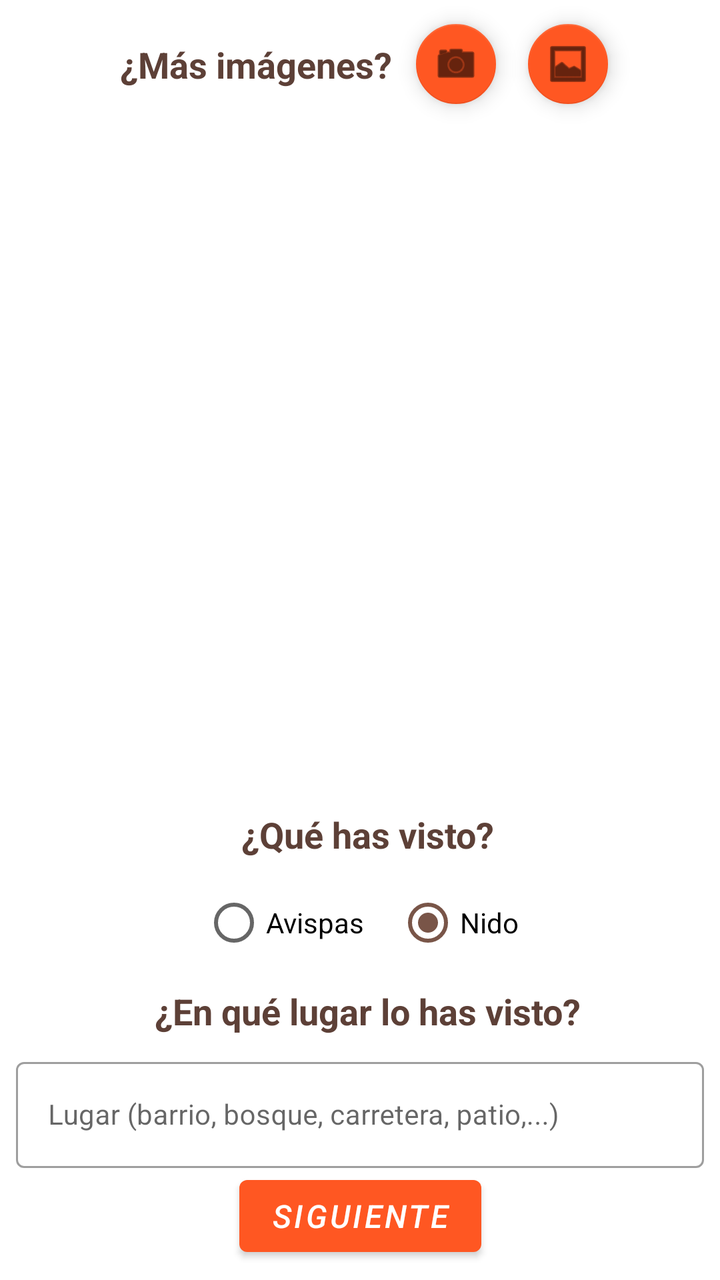
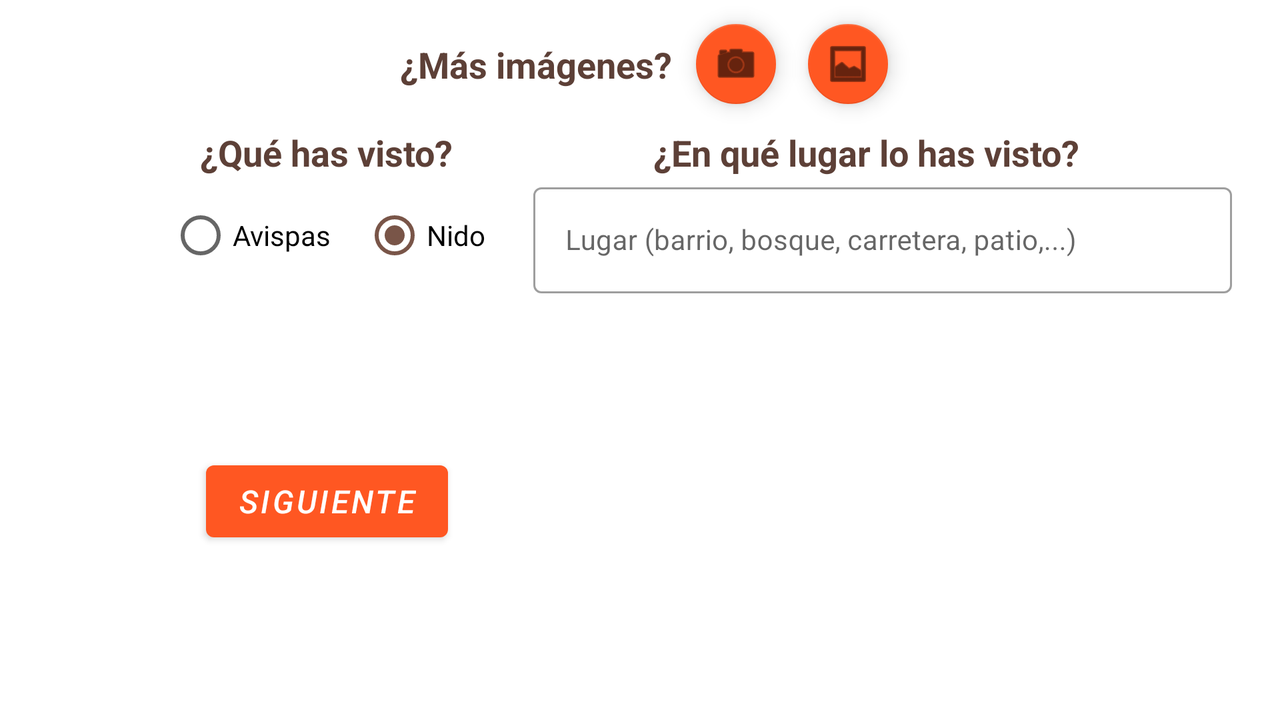

First picture: res/layout/ on a phone held upright. Second picture: the repository's own variant of that layout, on a device whose configuration matches the variant's folder. Source for both follows.
<!-- AndroidManifest.xml: application theme AppTheme -->
<!-- res/layout/fragment_add_photos.xml -->
<?xml version="1.0" encoding="utf-8"?>
<androidx.constraintlayout.widget.ConstraintLayout xmlns:android="http://schemas.android.com/apk/res/android"
    xmlns:app="http://schemas.android.com/apk/res-auto"
    xmlns:tools="http://schemas.android.com/tools"
    android:id="@+id/constraintAddPhotos"
    android:layout_width="match_parent"
    android:layout_height="match_parent"
    tools:context=".fragments.AddPhotosFragment">

    <TextView
        android:id="@+id/tvLabelMoreImages"
        android:layout_width="wrap_content"
        android:layout_height="wrap_content"
        android:layout_marginStart="8dp"
        android:layout_marginLeft="8dp"
        android:text="@string/labelMoreImages"
        android:textColor="@color/colorAccentDark"
        android:textSize="@dimen/text_size_titles_add_sighting"
        android:textStyle="bold"
        app:layout_constraintBottom_toBottomOf="@+id/fab_camera_add_photo_fragment"
        app:layout_constraintEnd_toStartOf="@+id/fab_camera_add_photo_fragment"
        app:layout_constraintHorizontal_bias="0.5"
        app:layout_constraintHorizontal_chainStyle="packed"
        app:layout_constraintStart_toStartOf="parent"
        app:layout_constraintTop_toTopOf="@+id/fab_camera_add_photo_fragment" />

    <com.google.android.material.floatingactionbutton.FloatingActionButton
        android:id="@+id/fab_camera_add_photo_fragment"
        android:layout_width="wrap_content"
        android:layout_height="wrap_content"
        android:layout_marginStart="8dp"
        android:layout_marginLeft="8dp"
        android:layout_marginTop="8dp"
        android:src="@android:drawable/ic_menu_camera"
        app:backgroundTint="@color/colorPrimary"
        app:fabSize="mini"
        app:layout_constraintEnd_toStartOf="@+id/fab_gallery_add_photo_fragment"
        app:layout_constraintHorizontal_bias="0.5"
        app:layout_constraintStart_toEndOf="@+id/tvLabelMoreImages"
        app:layout_constraintTop_toTopOf="parent" />

    <com.google.android.material.floatingactionbutton.FloatingActionButton
        android:id="@+id/fab_gallery_add_photo_fragment"
        android:layout_width="wrap_content"
        android:layout_height="wrap_content"
        android:layout_marginStart="8dp"
        android:layout_marginLeft="8dp"
        android:layout_marginTop="8dp"
        android:src="@android:drawable/ic_menu_gallery"
        app:backgroundTint="@color/colorPrimary"
        app:fabSize="mini"
        app:layout_constraintEnd_toEndOf="parent"
        app:layout_constraintHorizontal_bias="0.5"
        app:layout_constraintStart_toEndOf="@+id/fab_camera_add_photo_fragment"
        app:layout_constraintTop_toTopOf="parent" />

    <androidx.recyclerview.widget.RecyclerView
        android:id="@+id/rvPhotoGrid"
        android:layout_width="0dp"
        android:layout_height="0dp"
        android:layout_marginStart="8dp"
        android:layout_marginLeft="8dp"
        android:layout_marginTop="8dp"
        android:layout_marginEnd="8dp"
        android:layout_marginRight="8dp"
        app:layout_constraintBottom_toTopOf="@id/tvLabelWhatYouSeen"
        app:layout_constraintEnd_toEndOf="parent"
        app:layout_constraintStart_toStartOf="parent"
        app:layout_constraintTop_toBottomOf="@+id/fab_camera_add_photo_fragment"
        tools:listitem="@layout/item_recyclerview_photos" />

    <TextView
        android:id="@+id/tvLabelWhatYouSeen"
        android:layout_width="wrap_content"
        android:layout_height="wrap_content"
        android:layout_marginStart="8dp"
        android:layout_marginLeft="8dp"
        android:layout_marginBottom="8dp"
        android:text="@string/labelWhatYouSeen"
        android:textColor="@color/colorAccentDark"
        android:textStyle="bold"
        android:textSize="@dimen/text_size_titles_add_sighting"
        app:layout_constraintBottom_toTopOf="@+id/rgWhatYouSeen"
        app:layout_constraintEnd_toEndOf="parent"
        app:layout_constraintLeft_toLeftOf="parent"
        app:layout_constraintRight_toRightOf="parent"
        app:layout_constraintStart_toStartOf="parent" />

    <RadioGroup
        android:id="@+id/rgWhatYouSeen"
        android:layout_width="wrap_content"
        android:layout_height="wrap_content"
        android:layout_marginBottom="8dp"
        android:orientation="horizontal"
        app:layout_constraintBottom_toTopOf="@id/tvLabelPlaceSeen"
        app:layout_constraintEnd_toEndOf="parent"
        app:layout_constraintStart_toStartOf="parent">

        <RadioButton
            android:id="@+id/rbWasp"
            android:layout_width="match_parent"
            android:layout_height="wrap_content"
            android:layout_weight="1"
            android:layout_marginEnd="16dp"
            android:layout_marginRight="16dp"
            android:textSize="@dimen/text_size_texts_add_sighting"
            android:text="@string/wasps" />

        <RadioButton
            android:id="@+id/rbNest"
            android:checked="true"
            android:layout_width="match_parent"
            android:layout_height="wrap_content"
            android:layout_weight="1"
            android:textSize="@dimen/text_size_texts_add_sighting"
            android:text="@string/nests" />
    </RadioGroup>

    <TextView
        android:id="@+id/tvLabelPlaceSeen"
        android:layout_width="wrap_content"
        android:layout_height="wrap_content"
        android:layout_marginStart="8dp"
        android:layout_marginLeft="8dp"
        android:layout_marginBottom="8dp"
        android:text="@string/labelPlaceSeenNest"
        android:textColor="@color/colorAccentDark"
        android:textSize="@dimen/text_size_titles_add_sighting"
        android:textStyle="bold"
        app:layout_constraintBottom_toTopOf="@+id/layoutPlaceAddPhotosFragment"
        app:layout_constraintEnd_toEndOf="parent"
        app:layout_constraintLeft_toLeftOf="parent"
        app:layout_constraintRight_toRightOf="parent"
        app:layout_constraintStart_toStartOf="parent" />
    <com.google.android.material.textfield.TextInputLayout
        android:id="@+id/layoutPlaceAddPhotosFragment"
        style="@style/Widget.MaterialComponents.TextInputLayout.OutlinedBox"
        android:layout_width="0dp"
        android:layout_height="wrap_content"
        android:layout_marginStart="8dp"
        android:layout_marginLeft="8dp"
        android:layout_marginTop="8dp"
        android:layout_marginEnd="8dp"
        android:layout_marginRight="8dp"
        android:minHeight="?android:attr/actionBarSize"
        android:transitionGroup="true"
        app:layout_constraintBottom_toTopOf="@+id/btNextAddPhotosFragment"
        app:layout_constraintEnd_toEndOf="parent"
        app:layout_constraintStart_toStartOf="parent">

        <com.google.android.material.textfield.TextInputEditText
            android:id="@+id/etPlaceAddPhotos"
            android:layout_width="match_parent"
            android:layout_height="wrap_content"
            android:hint="@string/place"
            android:imeOptions="actionDone"
            android:inputType="textCapSentences"
            android:textSize="@dimen/text_size_texts_add_sighting" />

    </com.google.android.material.textfield.TextInputLayout>

    <com.google.android.material.button.MaterialButton
        android:id="@+id/btNextAddPhotosFragment"
        android:layout_width="wrap_content"
        android:layout_height="wrap_content"
        android:layout_marginStart="16dp"
        android:layout_marginLeft="16dp"
        android:layout_marginEnd="16dp"
        android:layout_marginRight="16dp"
        android:layout_marginBottom="8dp"
        android:text="@string/labelBtNext"
        android:textSize="@dimen/text_size_buttons_add_sighting"
        android:textStyle="italic"
        app:layout_constraintBottom_toBottomOf="parent"
        app:layout_constraintEnd_toEndOf="parent"
        app:layout_constraintHorizontal_bias="0.5"
        app:layout_constraintStart_toStartOf="parent" />
</androidx.constraintlayout.widget.ConstraintLayout>
<!-- res/layout/item_recyclerview_photos.xml (included above) -->
<?xml version="1.0" encoding="utf-8"?>
<FrameLayout xmlns:android="http://schemas.android.com/apk/res/android"
    xmlns:app="http://schemas.android.com/apk/res-auto"
    android:id="@+id/flContainerPhoto"
    android:layout_width="@dimen/width_height_each_photo"
    android:layout_height="@dimen/width_height_each_photo"
    android:paddingLeft="@dimen/padding_photos_recyclerview"
    android:paddingRight="@dimen/padding_photos_recyclerview"
    android:paddingBottom="@dimen/padding_photos_recyclerview">

    <ImageView
        android:id="@+id/ivPhoto"
        android:layout_width="match_parent"
        android:layout_height="match_parent"
        android:adjustViewBounds="true"
        android:scaleType="fitXY"
        app:srcCompat="@color/colorAccentLight" />

    <com.google.android.material.floatingactionbutton.FloatingActionButton
        android:id="@+id/fab_delete_photo"
        android:layout_width="wrap_content"
        android:layout_height="wrap_content"
        android:layout_gravity="end"
        android:clickable="true"
        app:backgroundTint="@color/colorAccent"
        app:fabSize="mini"
        app:srcCompat="@android:drawable/ic_menu_delete" />
</FrameLayout>
<!-- resources referenced by this layout -->
<resources>
  <color name="colorAccent">#795548</color>
  <color name="colorAccentDark">#5D4037</color>
  <color name="colorAccentLight">#D9BBB2</color>
  <color name="colorPrimary">#FF5722</color>
  <dimen name="padding_photos_recyclerview">12dp</dimen>
  <dimen name="text_size_buttons_add_sighting">16sp</dimen>
  <dimen name="text_size_texts_add_sighting">14sp</dimen>
  <dimen name="text_size_titles_add_sighting">18sp</dimen>
  <dimen name="width_height_each_photo">130dp</dimen>
  <string name="labelBtNext">Siguiente</string>
  <string name="labelMoreImages">¿Más imágenes?</string>
  <string name="labelPlaceSeenNest">¿En qué lugar lo has visto?</string>
  <string name="labelWhatYouSeen">¿Qué has visto?</string>
  <string name="nests">Nido</string>
  <string name="place">Lugar (barrio, bosque, carretera, patio,...)</string>
  <string name="wasps">Avispas</string>
  <style name="AppTheme" parent="Theme.MaterialComponents.Light.NoActionBar">
          
          <item name="colorPrimary">@color/colorPrimary</item>
          <item name="colorPrimaryDark">@color/colorPrimaryDark</item>
          <item name="colorAccent">@color/colorAccent</item>
  
          
          <item name="android:itemBackground">@color/colorAccent</item>
  
  
  
      </style>
  <color name="colorPrimaryDark">#E64A19</color>
</resources>
<!-- res/layout-land/fragment_add_photos.xml (the author's variant of the layout above) -->
<!-- drawn on the phone turned sideways -->
<?xml version="1.0" encoding="utf-8"?>
<androidx.constraintlayout.widget.ConstraintLayout xmlns:android="http://schemas.android.com/apk/res/android"
    xmlns:app="http://schemas.android.com/apk/res-auto"
    xmlns:tools="http://schemas.android.com/tools"
    android:id="@+id/constraintAddPhotos"
    android:layout_width="match_parent"
    android:layout_height="match_parent"
    tools:context=".fragments.AddPhotosFragment">

    <TextView
        android:id="@+id/tvLabelMoreImages"
        android:layout_width="wrap_content"
        android:layout_height="wrap_content"
        android:layout_marginStart="8dp"
        android:layout_marginLeft="8dp"
        android:text="@string/labelMoreImages"
        android:textColor="@color/colorAccentDark"
        android:textSize="@dimen/text_size_titles_add_sighting"
        android:textStyle="bold"
        app:layout_constraintBottom_toBottomOf="@+id/fab_camera_add_photo_fragment"
        app:layout_constraintEnd_toStartOf="@+id/fab_camera_add_photo_fragment"
        app:layout_constraintHorizontal_bias="0.5"
        app:layout_constraintHorizontal_chainStyle="packed"
        app:layout_constraintStart_toStartOf="parent"
        app:layout_constraintTop_toTopOf="@+id/fab_camera_add_photo_fragment" />

    <com.google.android.material.floatingactionbutton.FloatingActionButton
        android:id="@+id/fab_camera_add_photo_fragment"
        android:layout_width="wrap_content"
        android:layout_height="wrap_content"
        android:layout_marginStart="8dp"
        android:layout_marginLeft="8dp"
        android:src="@android:drawable/ic_menu_camera"
        app:backgroundTint="@color/colorPrimary"
        app:fabSize="mini"
        app:layout_constraintEnd_toStartOf="@+id/fab_gallery_add_photo_fragment"
        app:layout_constraintHorizontal_bias="0.5"
        app:layout_constraintBottom_toBottomOf="@id/fab_gallery_add_photo_fragment"
        app:layout_constraintStart_toEndOf="@+id/tvLabelMoreImages"
        app:layout_constraintTop_toTopOf="@id/fab_gallery_add_photo_fragment" />

    <com.google.android.material.floatingactionbutton.FloatingActionButton
        android:id="@+id/fab_gallery_add_photo_fragment"
        android:layout_width="wrap_content"
        android:layout_height="wrap_content"
        android:layout_marginStart="8dp"
        android:layout_marginLeft="8dp"
        android:layout_marginTop="8dp"
        android:src="@android:drawable/ic_menu_gallery"
        app:backgroundTint="@color/colorPrimary"
        app:fabSize="mini"
        app:layout_constraintEnd_toEndOf="parent"
        app:layout_constraintHorizontal_bias="0.5"
        app:layout_constraintStart_toEndOf="@+id/fab_camera_add_photo_fragment"
        app:layout_constraintTop_toTopOf="parent" />

    <androidx.recyclerview.widget.RecyclerView
        android:id="@+id/rvPhotoGrid"
        android:layout_width="0dp"
        android:layout_height="wrap_content"
        android:layout_marginStart="8dp"
        android:layout_marginLeft="8dp"
        android:layout_marginTop="8dp"
        android:layout_marginEnd="8dp"
        android:layout_marginRight="8dp"
        app:layout_constraintEnd_toEndOf="parent"
        app:layout_constraintStart_toStartOf="parent"
        app:layout_constraintTop_toBottomOf="@+id/fab_camera_add_photo_fragment"
        tools:listitem="@layout/item_recyclerview_photos" />

    <TextView
        android:id="@+id/tvLabelWhatYouSeen"
        android:layout_width="wrap_content"
        android:layout_height="wrap_content"
        android:text="@string/labelWhatYouSeen"
        android:textColor="@color/colorAccentDark"
        android:textSize="@dimen/text_size_titles_add_sighting"
        android:textStyle="bold"
        app:layout_constraintEnd_toStartOf="@id/tvLabelPlaceSeen"
        app:layout_constraintLeft_toLeftOf="parent"
        app:layout_constraintRight_toLeftOf="@id/tvLabelPlaceSeen"
        app:layout_constraintStart_toStartOf="parent"
        app:layout_constraintTop_toBottomOf="@+id/rvPhotoGrid" />

    <RadioGroup
        android:id="@+id/rgWhatYouSeen"
        android:layout_width="wrap_content"
        android:layout_height="wrap_content"
        android:gravity="center_horizontal"
        android:orientation="horizontal"
       app:layout_constraintEnd_toStartOf="@id/tvLabelPlaceSeen"
        app:layout_constraintStart_toStartOf="parent"
        app:layout_constraintBottom_toBottomOf="@id/layoutPlaceAddPhotosFragment"
        app:layout_constraintTop_toTopOf="@+id/layoutPlaceAddPhotosFragment">

        <RadioButton
            android:id="@+id/rbWasp"
            android:layout_width="match_parent"
            android:layout_height="wrap_content"
            android:layout_marginEnd="16dp"
            android:layout_marginRight="16dp"
            android:layout_weight="1"
            android:text="@string/wasps"
            android:textSize="@dimen/text_size_texts_add_sighting" />

        <RadioButton
            android:id="@+id/rbNest"
            android:layout_width="match_parent"
            android:layout_height="wrap_content"
            android:layout_weight="1"
            android:checked="true"
            android:text="@string/nests"
            android:textSize="@dimen/text_size_texts_add_sighting" />
    </RadioGroup>

    <TextView
        android:id="@+id/tvLabelPlaceSeen"
        android:layout_width="wrap_content"
        android:layout_height="wrap_content"
        android:text="@string/labelPlaceSeenNest"
        android:textColor="@color/colorAccentDark"
        android:textSize="@dimen/text_size_titles_add_sighting"
        android:textStyle="bold"
        app:layout_constraintEnd_toEndOf="parent"
        app:layout_constraintLeft_toRightOf="@id/tvLabelWhatYouSeen"
        app:layout_constraintRight_toRightOf="parent"
        app:layout_constraintStart_toEndOf="@id/tvLabelWhatYouSeen"
        app:layout_constraintTop_toBottomOf="@+id/rvPhotoGrid" />

    <com.google.android.material.textfield.TextInputLayout
        android:id="@+id/layoutPlaceAddPhotosFragment"
        style="@style/Widget.MaterialComponents.TextInputLayout.OutlinedBox"
        android:layout_width="0dp"
        android:layout_height="wrap_content"
        android:layout_marginStart="24dp"
        android:layout_marginLeft="24dp"
        android:layout_marginEnd="24dp"
        android:layout_marginRight="24dp"
        android:minHeight="?android:attr/actionBarSize"
        android:transitionGroup="true"
        app:layout_constraintEnd_toEndOf="parent"
        app:layout_constraintStart_toEndOf="@id/rgWhatYouSeen"
        app:layout_constraintTop_toBottomOf="@+id/tvLabelPlaceSeen">

        <com.google.android.material.textfield.TextInputEditText
            android:id="@+id/etPlaceAddPhotos"
            android:layout_width="match_parent"
            android:layout_height="wrap_content"
            android:hint="@string/place"
            android:imeOptions="actionDone"
            android:inputType="textCapSentences"
            android:textSize="@dimen/text_size_texts_add_sighting" />

    </com.google.android.material.textfield.TextInputLayout>

    <com.google.android.material.button.MaterialButton
        android:id="@+id/btNextAddPhotosFragment"
        android:layout_width="wrap_content"
        android:layout_height="wrap_content"
        android:text="@string/labelBtNext"
        android:textSize="@dimen/text_size_buttons_add_sighting"
        android:textStyle="italic"
        app:layout_constraintBottom_toBottomOf="parent"
        app:layout_constraintEnd_toStartOf="@+id/tvLabelPlaceSeen"
        app:layout_constraintStart_toStartOf="parent"
        app:layout_constraintTop_toBottomOf="@+id/rgWhatYouSeen" />
</androidx.constraintlayout.widget.ConstraintLayout>
<!-- resources referenced by the variant -->
<!-- as the phone turned sideways resolves them -->
<resources>
  <color name="colorAccent">#795548</color>
  <color name="colorAccentDark">#5D4037</color>
  <color name="colorAccentLight">#D9BBB2</color>
  <color name="colorPrimary">#FF5722</color>
  <dimen name="padding_photos_recyclerview">12dp</dimen>
  <dimen name="text_size_buttons_add_sighting">16sp</dimen>
  <dimen name="text_size_texts_add_sighting">14sp</dimen>
  <dimen name="text_size_titles_add_sighting">18sp</dimen>
  <!-- from res/values-land/ -->
  <dimen name="width_height_each_photo">100dp</dimen>
  <string name="labelBtNext">Siguiente</string>
  <string name="labelMoreImages">¿Más imágenes?</string>
  <string name="labelPlaceSeenNest">¿En qué lugar lo has visto?</string>
  <string name="labelWhatYouSeen">¿Qué has visto?</string>
  <string name="nests">Nido</string>
  <string name="place">Lugar (barrio, bosque, carretera, patio,...)</string>
  <string name="wasps">Avispas</string>
  <style name="AppTheme" parent="Theme.MaterialComponents.Light.NoActionBar">
          
          <item name="colorPrimary">@color/colorPrimary</item>
          <item name="colorPrimaryDark">@color/colorPrimaryDark</item>
          <item name="colorAccent">@color/colorAccent</item>
  
          
          <item name="android:itemBackground">@color/colorAccent</item>
  
  
  
      </style>
  <color name="colorPrimaryDark">#E64A19</color>
</resources>
